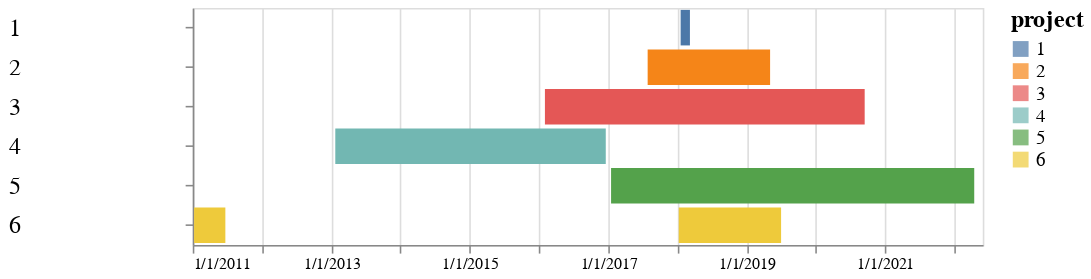

Notebook cell for this chart:
### Code cell
chart = alt.Chart(df, width=500, height=150).mark_bar().encode(
    alt.X("start:T", axis=alt.Axis(format="%x", formatType="time",
                                    tickCount=10, title=None),
            scale=alt.Scale(
                domain=[alt.DateTime(year=2011, month=1, date=1),
                        alt.DateTime(year=2022, month=5, date=31)]
            )),
    alt.X2("end:T"),
    alt.Y("project:N", axis=alt.Axis(labelAlign="left", labelFont="Bodoni MT",
                                     labelFontSize=15, labelOffset=0,
                                     labelPadding=112, title=None)),
    color=alt.Color("project:N", legend=alt.Legend(labelFont="Bodoni MT",
                                                   labelFontSize=12,
                                                   symbolOpacity=0.7,
                                                   titleFont="Bodoni MT",
                                                   titleFontSize=15))
)

chart

### Figure 1 — Vega-Lite specification as saved in the notebook (floating-point values rounded to 4 significant figures)
{"config": {"view": {"continuousWidth": 300, "continuousHeight": 300}}, "data": {"values": [{"project": "1", "start": "2018-01-18", "end": "2018-03-08"}, {"project": "2", "start": "2017-07-28", "end": "2019-05-05"}, {"project": "3", "start": "2016-02-02", "end": "2020-09-15"}, {"project": "4", "start": "2013-01-22", "end": "2016-12-19"}, {"project": "5", "start": "2017-01-16", "end": "2022-04-16"}, {"project": "6", "start": "2011-01-08", "end": "2011-06-22"}, {"project": "6", "start": "2018-01-08", "end": "2019-07-02"}]}, "mark": {"type": "bar"}, "encoding": {"color": {"field": "project", "legend": {"labelFont": "Bodoni MT", "labelFontSize": 12, "symbolOpacity": 0.7, "titleFont": "Bodoni MT", "titleFontSize": 15}, "type": "nominal"}, "x": {"axis": {"format": "%x", "formatType": "time", "tickCount": 10, "title": null}, "field": "start", "scale": {"domain": [{"date": 1, "month": 1, "year": 2011}, {"date": 31, "month": 5, "year": 2022}]}, "type": "temporal"}, "x2": {"field": "end"}, "y": {"axis": {"labelAlign": "left", "labelFont": "Bodoni MT", "labelFontSize": 15, "labelOffset": 0, "labelPadding": 112, "title": null}, "field": "project", "type": "nominal"}}, "height": 150, "width": 500, "$schema": "https://vega.github.io/schema/vega-lite/v5.16.3.json"}
